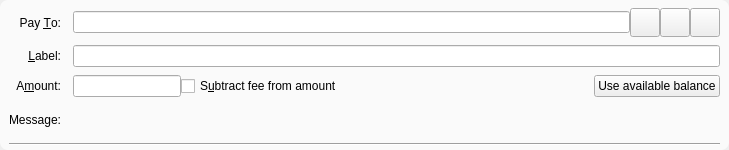
<?xml version="1.0" encoding="UTF-8"?>
<ui version="4.0">
 <class>SendCoinsEntry</class>
 <widget class="QStackedWidget" name="SendCoinsEntry">
  <property name="geometry">
   <rect>
    <x>0</x>
    <y>0</y>
    <width>729</width>
    <height>150</height>
   </rect>
  </property>
  <property name="focusPolicy">
   <enum>Qt::TabFocus</enum>
  </property>
  <property name="autoFillBackground">
   <bool>false</bool>
  </property>
  <widget class="QFrame" name="SendCoins">
    <property name="styleSheet">
      <string notr="true">#SendCoins { background-color: rgba(255,255,255,0.7); border-radius: 8px; }</string>
  </property>
   <property name="toolTip">
    <string>This is a normal payment.</string>
   </property>
   <property name="frameShape">
    <enum>QFrame::NoFrame</enum>
   </property>
   <layout class="QGridLayout" name="gridLayout">
    <property name="topMargin">
     <number>8</number>
    </property>
    <property name="bottomMargin">
     <number>4</number>
    </property>
    <property name="horizontalSpacing">
     <number>12</number>
    </property>
    <property name="verticalSpacing">
     <number>8</number>
    </property>
    <item row="0" column="0">
     <widget class="QLabel" name="payToLabel">
      <property name="text">
       <string>Pay &amp;To:</string>
      </property>
      <property name="alignment">
       <set>Qt::AlignRight|Qt::AlignTrailing|Qt::AlignVCenter</set>
      </property>
      <property name="buddy">
       <cstring>payTo</cstring>
      </property>
     </widget>
    </item>
    <item row="0" column="1">
     <layout class="QHBoxLayout" name="payToLayout">
      <property name="spacing">
       <number>0</number>
      </property>
      <item>
       <widget class="QValidatedLineEdit" name="payTo">
        <property name="toolTip">
         <string>The XPChain address to send the payment to</string>
        </property>
       </widget>
      </item>
      <item>
       <widget class="QToolButton" name="addressBookButton">
        <property name="toolTip">
         <string>Choose previously used address</string>
        </property>
        <property name="text">
         <string/>
        </property>
        <property name="icon">
         <iconset resource="../bitcoin.qrc">
          <normaloff>:/icons/address-book</normaloff>:/icons/address-book</iconset>
        </property>
        <property name="iconSize">
         <size>
          <width>22</width>
          <height>22</height>
         </size>
        </property>
        <property name="shortcut">
         <string>Alt+A</string>
        </property>
       </widget>
      </item>
      <item>
       <widget class="QToolButton" name="pasteButton">
        <property name="toolTip">
         <string>Paste address from clipboard</string>
        </property>
        <property name="text">
         <string/>
        </property>
        <property name="icon">
         <iconset resource="../bitcoin.qrc">
          <normaloff>:/icons/editpaste</normaloff>:/icons/editpaste</iconset>
        </property>
        <property name="iconSize">
         <size>
          <width>22</width>
          <height>22</height>
         </size>
        </property>
        <property name="shortcut">
         <string>Alt+P</string>
        </property>
       </widget>
      </item>
      <item>
       <widget class="QToolButton" name="deleteButton">
        <property name="toolTip">
         <string>Remove this entry</string>
        </property>
        <property name="text">
         <string/>
        </property>
        <property name="icon">
         <iconset resource="../bitcoin.qrc">
          <normaloff>:/icons/remove</normaloff>:/icons/remove</iconset>
        </property>
        <property name="iconSize">
         <size>
          <width>22</width>
          <height>22</height>
         </size>
        </property>
       </widget>
      </item>
     </layout>
    </item>
    <item row="1" column="0">
     <widget class="QLabel" name="labellLabel">
      <property name="text">
       <string>&amp;Label:</string>
      </property>
      <property name="alignment">
       <set>Qt::AlignRight|Qt::AlignTrailing|Qt::AlignVCenter</set>
      </property>
      <property name="buddy">
       <cstring>addAsLabel</cstring>
      </property>
     </widget>
    </item>
    <item row="1" column="1">
     <widget class="QLineEdit" name="addAsLabel">
      <property name="toolTip">
       <string>Enter a label for this address to add it to the list of used addresses</string>
      </property>
     </widget>
    </item>
    <item row="2" column="0">
     <widget class="QLabel" name="amountLabel">
      <property name="text">
       <string>A&amp;mount:</string>
      </property>
      <property name="alignment">
       <set>Qt::AlignRight|Qt::AlignTrailing|Qt::AlignVCenter</set>
      </property>
      <property name="buddy">
       <cstring>payAmount</cstring>
      </property>
     </widget>
    </item>
    <item row="2" column="1">
     <layout class="QHBoxLayout" name="horizontalLayoutAmount" stretch="0,1,0">
      <item>
       <widget class="BitcoinAmountField" name="payAmount"/>
      </item>
      <item>
       <widget class="QCheckBox" name="checkboxSubtractFeeFromAmount">
        <property name="toolTip">
         <string>The fee will be deducted from the amount being sent. The recipient will receive less xpchains than you enter in the amount field. If multiple recipients are selected, the fee is split equally.</string>
        </property>
        <property name="text">
         <string>S&amp;ubtract fee from amount</string>
        </property>
       </widget>
      </item>
      <item>
       <widget class="QPushButton" name="useAvailableBalanceButton">
        <property name="text">
         <string>Use available balance</string>
        </property>
       </widget>
      </item>
     </layout>
    </item>
    <item row="3" column="0">
     <widget class="QLabel" name="messageLabel">
      <property name="text">
       <string>Message:</string>
      </property>
      <property name="alignment">
       <set>Qt::AlignRight|Qt::AlignTrailing|Qt::AlignVCenter</set>
      </property>
     </widget>
    </item>
    <item row="3" column="1">
     <widget class="QLabel" name="messageTextLabel">
      <property name="toolTip">
       <string>A message that was attached to the xpchain: URI which will be stored with the transaction for your reference. Note: This message will not be sent over the XPChain network.</string>
      </property>
      <property name="textFormat">
       <enum>Qt::PlainText</enum>
      </property>
     </widget>
    </item>
    <item row="4" column="0" colspan="2">
     <widget class="Line" name="line">
      <property name="orientation">
       <enum>Qt::Horizontal</enum>
      </property>
     </widget>
    </item>
   </layout>
  </widget>
  <widget class="QFrame" name="SendCoins_UnauthenticatedPaymentRequest">
   <property name="palette">
    <palette>
     <active>
      <colorrole role="WindowText">
       <brush brushstyle="SolidPattern">
        <color alpha="255">
         <red>0</red>
         <green>0</green>
         <blue>0</blue>
        </color>
       </brush>
      </colorrole>
      <colorrole role="Button">
       <brush brushstyle="SolidPattern">
        <color alpha="255">
         <red>255</red>
         <green>255</green>
         <blue>127</blue>
        </color>
       </brush>
      </colorrole>
      <colorrole role="Light">
       <brush brushstyle="SolidPattern">
        <color alpha="255">
         <red>255</red>
         <green>255</green>
         <blue>255</blue>
        </color>
       </brush>
      </colorrole>
      <colorrole role="Midlight">
       <brush brushstyle="SolidPattern">
        <color alpha="255">
         <red>255</red>
         <green>255</green>
         <blue>191</blue>
        </color>
       </brush>
      </colorrole>
      <colorrole role="Dark">
       <brush brushstyle="SolidPattern">
        <color alpha="255">
         <red>127</red>
         <green>127</green>
         <blue>63</blue>
        </color>
       </brush>
      </colorrole>
      <colorrole role="Mid">
       <brush brushstyle="SolidPattern">
        <color alpha="255">
         <red>170</red>
         <green>170</green>
         <blue>84</blue>
        </color>
       </brush>
      </colorrole>
      <colorrole role="Text">
       <brush brushstyle="SolidPattern">
        <color alpha="255">
         <red>0</red>
         <green>0</green>
         <blue>0</blue>
        </color>
       </brush>
      </colorrole>
      <colorrole role="BrightText">
       <brush brushstyle="SolidPattern">
        <color alpha="255">
         <red>255</red>
         <green>255</green>
         <blue>255</blue>
        </color>
       </brush>
      </colorrole>
      <colorrole role="ButtonText">
       <brush brushstyle="SolidPattern">
        <color alpha="255">
         <red>0</red>
         <green>0</green>
         <blue>0</blue>
        </color>
       </brush>
      </colorrole>
      <colorrole role="Base">
       <brush brushstyle="SolidPattern">
        <color alpha="255">
         <red>255</red>
         <green>255</green>
         <blue>255</blue>
        </color>
       </brush>
      </colorrole>
      <colorrole role="Window">
       <brush brushstyle="SolidPattern">
        <color alpha="255">
         <red>255</red>
         <green>255</green>
         <blue>127</blue>
        </color>
       </brush>
      </colorrole>
      <colorrole role="Shadow">
       <brush brushstyle="SolidPattern">
        <color alpha="255">
         <red>0</red>
         <green>0</green>
         <blue>0</blue>
        </color>
       </brush>
      </colorrole>
      <colorrole role="AlternateBase">
       <brush brushstyle="SolidPattern">
        <color alpha="255">
         <red>255</red>
         <green>255</green>
         <blue>191</blue>
        </color>
       </brush>
      </colorrole>
      <colorrole role="ToolTipBase">
       <brush brushstyle="SolidPattern">
        <color alpha="255">
         <red>255</red>
         <green>255</green>
         <blue>220</blue>
        </color>
       </brush>
      </colorrole>
      <colorrole role="ToolTipText">
       <brush brushstyle="SolidPattern">
        <color alpha="255">
         <red>0</red>
         <green>0</green>
         <blue>0</blue>
        </color>
       </brush>
      </colorrole>
     </active>
     <inactive>
      <colorrole role="WindowText">
       <brush brushstyle="SolidPattern">
        <color alpha="255">
         <red>0</red>
         <green>0</green>
         <blue>0</blue>
        </color>
       </brush>
      </colorrole>
      <colorrole role="Button">
       <brush brushstyle="SolidPattern">
        <color alpha="255">
         <red>255</red>
         <green>255</green>
         <blue>127</blue>
        </color>
       </brush>
      </colorrole>
      <colorrole role="Light">
       <brush brushstyle="SolidPattern">
        <color alpha="255">
         <red>255</red>
         <green>255</green>
         <blue>255</blue>
        </color>
       </brush>
      </colorrole>
      <colorrole role="Midlight">
       <brush brushstyle="SolidPattern">
        <color alpha="255">
         <red>255</red>
         <green>255</green>
         <blue>191</blue>
        </color>
       </brush>
      </colorrole>
      <colorrole role="Dark">
       <brush brushstyle="SolidPattern">
        <color alpha="255">
         <red>127</red>
         <green>127</green>
         <blue>63</blue>
        </color>
       </brush>
      </colorrole>
      <colorrole role="Mid">
       <brush brushstyle="SolidPattern">
        <color alpha="255">
         <red>170</red>
         <green>170</green>
         <blue>84</blue>
        </color>
       </brush>
      </colorrole>
      <colorrole role="Text">
       <brush brushstyle="SolidPattern">
        <color alpha="255">
         <red>0</red>
         <green>0</green>
         <blue>0</blue>
        </color>
       </brush>
      </colorrole>
      <colorrole role="BrightText">
       <brush brushstyle="SolidPattern">
        <color alpha="255">
         <red>255</red>
         <green>255</green>
         <blue>255</blue>
        </color>
       </brush>
      </colorrole>
      <colorrole role="ButtonText">
       <brush brushstyle="SolidPattern">
        <color alpha="255">
         <red>0</red>
         <green>0</green>
         <blue>0</blue>
        </color>
       </brush>
      </colorrole>
      <colorrole role="Base">
       <brush brushstyle="SolidPattern">
        <color alpha="255">
         <red>255</red>
         <green>255</green>
         <blue>255</blue>
        </color>
       </brush>
      </colorrole>
      <colorrole role="Window">
       <brush brushstyle="SolidPattern">
        <color alpha="255">
         <red>255</red>
         <green>255</green>
         <blue>127</blue>
        </color>
       </brush>
      </colorrole>
      <colorrole role="Shadow">
       <brush brushstyle="SolidPattern">
        <color alpha="255">
         <red>0</red>
         <green>0</green>
         <blue>0</blue>
        </color>
       </brush>
      </colorrole>
      <colorrole role="AlternateBase">
       <brush brushstyle="SolidPattern">
        <color alpha="255">
         <red>255</red>
         <green>255</green>
         <blue>191</blue>
        </color>
       </brush>
      </colorrole>
      <colorrole role="ToolTipBase">
       <brush brushstyle="SolidPattern">
        <color alpha="255">
         <red>255</red>
         <green>255</green>
         <blue>220</blue>
        </color>
       </brush>
      </colorrole>
      <colorrole role="ToolTipText">
       <brush brushstyle="SolidPattern">
        <color alpha="255">
         <red>0</red>
         <green>0</green>
         <blue>0</blue>
        </color>
       </brush>
      </colorrole>
     </inactive>
     <disabled>
      <colorrole role="WindowText">
       <brush brushstyle="SolidPattern">
        <color alpha="255">
         <red>127</red>
         <green>127</green>
         <blue>63</blue>
        </color>
       </brush>
      </colorrole>
      <colorrole role="Button">
       <brush brushstyle="SolidPattern">
        <color alpha="255">
         <red>255</red>
         <green>255</green>
         <blue>127</blue>
        </color>
       </brush>
      </colorrole>
      <colorrole role="Light">
       <brush brushstyle="SolidPattern">
        <color alpha="255">
         <red>255</red>
         <green>255</green>
         <blue>255</blue>
        </color>
       </brush>
      </colorrole>
      <colorrole role="Midlight">
       <brush brushstyle="SolidPattern">
        <color alpha="255">
         <red>255</red>
         <green>255</green>
         <blue>191</blue>
        </color>
       </brush>
      </colorrole>
      <colorrole role="Dark">
       <brush brushstyle="SolidPattern">
        <color alpha="255">
         <red>127</red>
         <green>127</green>
         <blue>63</blue>
        </color>
       </brush>
      </colorrole>
      <colorrole role="Mid">
       <brush brushstyle="SolidPattern">
        <color alpha="255">
         <red>170</red>
         <green>170</green>
         <blue>84</blue>
        </color>
       </brush>
      </colorrole>
      <colorrole role="Text">
       <brush brushstyle="SolidPattern">
        <color alpha="255">
         <red>127</red>
         <green>127</green>
         <blue>63</blue>
        </color>
       </brush>
      </colorrole>
      <colorrole role="BrightText">
       <brush brushstyle="SolidPattern">
        <color alpha="255">
         <red>255</red>
         <green>255</green>
         <blue>255</blue>
        </color>
       </brush>
      </colorrole>
      <colorrole role="ButtonText">
       <brush brushstyle="SolidPattern">
        <color alpha="255">
         <red>127</red>
         <green>127</green>
         <blue>63</blue>
        </color>
       </brush>
      </colorrole>
      <colorrole role="Base">
       <brush brushstyle="SolidPattern">
        <color alpha="255">
         <red>255</red>
         <green>255</green>
         <blue>127</blue>
        </color>
       </brush>
      </colorrole>
      <colorrole role="Window">
       <brush brushstyle="SolidPattern">
        <color alpha="255">
         <red>255</red>
         <green>255</green>
         <blue>127</blue>
        </color>
       </brush>
      </colorrole>
      <colorrole role="Shadow">
       <brush brushstyle="SolidPattern">
        <color alpha="255">
         <red>0</red>
         <green>0</green>
         <blue>0</blue>
        </color>
       </brush>
      </colorrole>
      <colorrole role="AlternateBase">
       <brush brushstyle="SolidPattern">
        <color alpha="255">
         <red>255</red>
         <green>255</green>
         <blue>127</blue>
        </color>
       </brush>
      </colorrole>
      <colorrole role="ToolTipBase">
       <brush brushstyle="SolidPattern">
        <color alpha="255">
         <red>255</red>
         <green>255</green>
         <blue>220</blue>
        </color>
       </brush>
      </colorrole>
      <colorrole role="ToolTipText">
       <brush brushstyle="SolidPattern">
        <color alpha="255">
         <red>0</red>
         <green>0</green>
         <blue>0</blue>
        </color>
       </brush>
      </colorrole>
     </disabled>
    </palette>
   </property>
   <property name="toolTip">
    <string>This is an unauthenticated payment request.</string>
   </property>
   <property name="autoFillBackground">
    <bool>true</bool>
   </property>
   <property name="frameShape">
    <enum>QFrame::NoFrame</enum>
   </property>
   <layout class="QGridLayout" name="gridLayout_is">
    <property name="spacing">
     <number>12</number>
    </property>
    <item row="0" column="0">
     <widget class="QLabel" name="payToLabel_is">
      <property name="text">
       <string>Pay To:</string>
      </property>
      <property name="alignment">
       <set>Qt::AlignRight|Qt::AlignTrailing|Qt::AlignVCenter</set>
      </property>
     </widget>
    </item>
    <item row="0" column="1">
     <layout class="QHBoxLayout" name="payToLayout_is">
      <property name="spacing">
       <number>0</number>
      </property>
      <item>
       <widget class="QLabel" name="payTo_is"/>
      </item>
      <item>
       <widget class="QToolButton" name="deleteButton_is">
        <property name="toolTip">
         <string>Remove this entry</string>
        </property>
        <property name="text">
         <string/>
        </property>
        <property name="icon">
         <iconset resource="../bitcoin.qrc">
          <normaloff>:/icons/remove</normaloff>:/icons/remove</iconset>
        </property>
       </widget>
      </item>
     </layout>
    </item>
    <item row="1" column="0">
     <widget class="QLabel" name="memoLabel_is">
      <property name="text">
       <string>Memo:</string>
      </property>
      <property name="alignment">
       <set>Qt::AlignRight|Qt::AlignTrailing|Qt::AlignVCenter</set>
      </property>
     </widget>
    </item>
    <item row="1" column="1">
     <widget class="QLabel" name="memoTextLabel_is">
      <property name="textFormat">
       <enum>Qt::PlainText</enum>
      </property>
     </widget>
    </item>
    <item row="2" column="0">
     <widget class="QLabel" name="amountLabel_is">
      <property name="text">
       <string>A&amp;mount:</string>
      </property>
      <property name="alignment">
       <set>Qt::AlignRight|Qt::AlignTrailing|Qt::AlignVCenter</set>
      </property>
      <property name="buddy">
       <cstring>payAmount_is</cstring>
      </property>
     </widget>
    </item>
    <item row="2" column="1">
     <widget class="BitcoinAmountField" name="payAmount_is">
      <property name="acceptDrops">
       <bool>false</bool>
      </property>
     </widget>
    </item>
   </layout>
  </widget>
  <widget class="QFrame" name="SendCoins_AuthenticatedPaymentRequest">
   <property name="palette">
    <palette>
     <active>
      <colorrole role="WindowText">
       <brush brushstyle="SolidPattern">
        <color alpha="255">
         <red>0</red>
         <green>0</green>
         <blue>0</blue>
        </color>
       </brush>
      </colorrole>
      <colorrole role="Button">
       <brush brushstyle="SolidPattern">
        <color alpha="255">
         <red>140</red>
         <green>232</green>
         <blue>119</blue>
        </color>
       </brush>
      </colorrole>
      <colorrole role="Light">
       <brush brushstyle="SolidPattern">
        <color alpha="255">
         <red>230</red>
         <green>255</green>
         <blue>224</blue>
        </color>
       </brush>
      </colorrole>
      <colorrole role="Midlight">
       <brush brushstyle="SolidPattern">
        <color alpha="255">
         <red>185</red>
         <green>243</green>
         <blue>171</blue>
        </color>
       </brush>
      </colorrole>
      <colorrole role="Dark">
       <brush brushstyle="SolidPattern">
        <color alpha="255">
         <red>70</red>
         <green>116</green>
         <blue>59</blue>
        </color>
       </brush>
      </colorrole>
      <colorrole role="Mid">
       <brush brushstyle="SolidPattern">
        <color alpha="255">
         <red>93</red>
         <green>155</green>
         <blue>79</blue>
        </color>
       </brush>
      </colorrole>
      <colorrole role="Text">
       <brush brushstyle="SolidPattern">
        <color alpha="255">
         <red>0</red>
         <green>0</green>
         <blue>0</blue>
        </color>
       </brush>
      </colorrole>
      <colorrole role="BrightText">
       <brush brushstyle="SolidPattern">
        <color alpha="255">
         <red>155</red>
         <green>255</green>
         <blue>147</blue>
        </color>
       </brush>
      </colorrole>
      <colorrole role="ButtonText">
       <brush brushstyle="SolidPattern">
        <color alpha="255">
         <red>0</red>
         <green>0</green>
         <blue>0</blue>
        </color>
       </brush>
      </colorrole>
      <colorrole role="Base">
       <brush brushstyle="SolidPattern">
        <color alpha="255">
         <red>119</red>
         <green>255</green>
         <blue>233</blue>
        </color>
       </brush>
      </colorrole>
      <colorrole role="Window">
       <brush brushstyle="SolidPattern">
        <color alpha="255">
         <red>140</red>
         <green>232</green>
         <blue>119</blue>
        </color>
       </brush>
      </colorrole>
      <colorrole role="Shadow">
       <brush brushstyle="SolidPattern">
        <color alpha="255">
         <red>0</red>
         <green>0</green>
         <blue>0</blue>
        </color>
       </brush>
      </colorrole>
      <colorrole role="AlternateBase">
       <brush brushstyle="SolidPattern">
        <color alpha="255">
         <red>197</red>
         <green>243</green>
         <blue>187</blue>
        </color>
       </brush>
      </colorrole>
      <colorrole role="NoRole">
       <brush brushstyle="SolidPattern">
        <color alpha="255">
         <red>125</red>
         <green>194</green>
         <blue>122</blue>
        </color>
       </brush>
      </colorrole>
      <colorrole role="ToolTipBase">
       <brush brushstyle="SolidPattern">
        <color alpha="255">
         <red>255</red>
         <green>255</green>
         <blue>220</blue>
        </color>
       </brush>
      </colorrole>
      <colorrole role="ToolTipText">
       <brush brushstyle="SolidPattern">
        <color alpha="255">
         <red>0</red>
         <green>0</green>
         <blue>0</blue>
        </color>
       </brush>
      </colorrole>
     </active>
     <inactive>
      <colorrole role="WindowText">
       <brush brushstyle="SolidPattern">
        <color alpha="255">
         <red>0</red>
         <green>0</green>
         <blue>0</blue>
        </color>
       </brush>
      </colorrole>
      <colorrole role="Button">
       <brush brushstyle="SolidPattern">
        <color alpha="255">
         <red>140</red>
         <green>232</green>
         <blue>119</blue>
        </color>
       </brush>
      </colorrole>
      <colorrole role="Light">
       <brush brushstyle="SolidPattern">
        <color alpha="255">
         <red>230</red>
         <green>255</green>
         <blue>224</blue>
        </color>
       </brush>
      </colorrole>
      <colorrole role="Midlight">
       <brush brushstyle="SolidPattern">
        <color alpha="255">
         <red>185</red>
         <green>243</green>
         <blue>171</blue>
        </color>
       </brush>
      </colorrole>
      <colorrole role="Dark">
       <brush brushstyle="SolidPattern">
        <color alpha="255">
         <red>70</red>
         <green>116</green>
         <blue>59</blue>
        </color>
       </brush>
      </colorrole>
      <colorrole role="Mid">
       <brush brushstyle="SolidPattern">
        <color alpha="255">
         <red>93</red>
         <green>155</green>
         <blue>79</blue>
        </color>
       </brush>
      </colorrole>
      <colorrole role="Text">
       <brush brushstyle="SolidPattern">
        <color alpha="255">
         <red>0</red>
         <green>0</green>
         <blue>0</blue>
        </color>
       </brush>
      </colorrole>
      <colorrole role="BrightText">
       <brush brushstyle="SolidPattern">
        <color alpha="255">
         <red>155</red>
         <green>255</green>
         <blue>147</blue>
        </color>
       </brush>
      </colorrole>
      <colorrole role="ButtonText">
       <brush brushstyle="SolidPattern">
        <color alpha="255">
         <red>0</red>
         <green>0</green>
         <blue>0</blue>
        </color>
       </brush>
      </colorrole>
      <colorrole role="Base">
       <brush brushstyle="SolidPattern">
        <color alpha="255">
         <red>119</red>
         <green>255</green>
         <blue>233</blue>
        </color>
       </brush>
      </colorrole>
      <colorrole role="Window">
       <brush brushstyle="SolidPattern">
        <color alpha="255">
         <red>140</red>
         <green>232</green>
         <blue>119</blue>
        </color>
       </brush>
      </colorrole>
      <colorrole role="Shadow">
       <brush brushstyle="SolidPattern">
        <color alpha="255">
         <red>0</red>
         <green>0</green>
         <blue>0</blue>
        </color>
       </brush>
      </colorrole>
      <colorrole role="AlternateBase">
       <brush brushstyle="SolidPattern">
        <color alpha="255">
         <red>197</red>
         <green>243</green>
         <blue>187</blue>
        </color>
       </brush>
      </colorrole>
      <colorrole role="NoRole">
       <brush brushstyle="SolidPattern">
        <color alpha="255">
         <red>125</red>
         <green>194</green>
         <blue>122</blue>
        </color>
       </brush>
      </colorrole>
      <colorrole role="ToolTipBase">
       <brush brushstyle="SolidPattern">
        <color alpha="255">
         <red>255</red>
         <green>255</green>
         <blue>220</blue>
        </color>
       </brush>
      </colorrole>
      <colorrole role="ToolTipText">
       <brush brushstyle="SolidPattern">
        <color alpha="255">
         <red>0</red>
         <green>0</green>
         <blue>0</blue>
        </color>
       </brush>
      </colorrole>
     </inactive>
     <disabled>
      <colorrole role="WindowText">
       <brush brushstyle="SolidPattern">
        <color alpha="255">
         <red>70</red>
         <green>116</green>
         <blue>59</blue>
        </color>
       </brush>
      </colorrole>
      <colorrole role="Button">
       <brush brushstyle="SolidPattern">
        <color alpha="255">
         <red>140</red>
         <green>232</green>
         <blue>119</blue>
        </color>
       </brush>
      </colorrole>
      <colorrole role="Light">
       <brush brushstyle="SolidPattern">
        <color alpha="255">
         <red>230</red>
         <green>255</green>
         <blue>224</blue>
        </color>
       </brush>
      </colorrole>
      <colorrole role="Midlight">
       <brush brushstyle="SolidPattern">
        <color alpha="255">
         <red>185</red>
         <green>243</green>
         <blue>171</blue>
        </color>
       </brush>
      </colorrole>
      <colorrole role="Dark">
       <brush brushstyle="SolidPattern">
        <color alpha="255">
         <red>70</red>
         <green>116</green>
         <blue>59</blue>
        </color>
       </brush>
      </colorrole>
      <colorrole role="Mid">
       <brush brushstyle="SolidPattern">
        <color alpha="255">
         <red>93</red>
         <green>155</green>
         <blue>79</blue>
        </color>
       </brush>
      </colorrole>
      <colorrole role="Text">
       <brush brushstyle="SolidPattern">
        <color alpha="255">
         <red>70</red>
         <green>116</green>
         <blue>59</blue>
        </color>
       </brush>
      </colorrole>
      <colorrole role="BrightText">
       <brush brushstyle="SolidPattern">
        <color alpha="255">
         <red>155</red>
         <green>255</green>
         <blue>147</blue>
        </color>
       </brush>
      </colorrole>
      <colorrole role="ButtonText">
       <brush brushstyle="SolidPattern">
        <color alpha="255">
         <red>70</red>
         <green>116</green>
         <blue>59</blue>
        </color>
       </brush>
      </colorrole>
      <colorrole role="Base">
       <brush brushstyle="SolidPattern">
        <color alpha="255">
         <red>140</red>
         <green>232</green>
         <blue>119</blue>
        </color>
       </brush>
      </colorrole>
      <colorrole role="Window">
       <brush brushstyle="SolidPattern">
        <color alpha="255">
         <red>140</red>
         <green>232</green>
         <blue>119</blue>
        </color>
       </brush>
      </colorrole>
      <colorrole role="Shadow">
       <brush brushstyle="SolidPattern">
        <color alpha="255">
         <red>0</red>
         <green>0</green>
         <blue>0</blue>
        </color>
       </brush>
      </colorrole>
      <colorrole role="AlternateBase">
       <brush brushstyle="SolidPattern">
        <color alpha="255">
         <red>140</red>
         <green>232</green>
         <blue>119</blue>
        </color>
       </brush>
      </colorrole>
      <colorrole role="NoRole">
       <brush brushstyle="SolidPattern">
        <color alpha="255">
         <red>125</red>
         <green>194</green>
         <blue>122</blue>
        </color>
       </brush>
      </colorrole>
      <colorrole role="ToolTipBase">
       <brush brushstyle="SolidPattern">
        <color alpha="255">
         <red>255</red>
         <green>255</green>
         <blue>220</blue>
        </color>
       </brush>
      </colorrole>
      <colorrole role="ToolTipText">
       <brush brushstyle="SolidPattern">
        <color alpha="255">
         <red>0</red>
         <green>0</green>
         <blue>0</blue>
        </color>
       </brush>
      </colorrole>
     </disabled>
    </palette>
   </property>
   <property name="toolTip">
    <string>This is an authenticated payment request.</string>
   </property>
   <property name="autoFillBackground">
    <bool>true</bool>
   </property>
   <property name="frameShape">
    <enum>QFrame::NoFrame</enum>
   </property>
   <layout class="QGridLayout" name="gridLayout_s">
    <property name="spacing">
     <number>12</number>
    </property>
    <item row="0" column="0">
     <widget class="QLabel" name="payToLabel_s">
      <property name="text">
       <string>Pay To:</string>
      </property>
      <property name="alignment">
       <set>Qt::AlignRight|Qt::AlignTrailing|Qt::AlignVCenter</set>
      </property>
     </widget>
    </item>
    <item row="0" column="1">
     <layout class="QHBoxLayout" name="payToLayout_s">
      <property name="spacing">
       <number>0</number>
      </property>
      <item>
       <widget class="QLabel" name="payTo_s">
        <property name="textFormat">
         <enum>Qt::PlainText</enum>
        </property>
       </widget>
      </item>
      <item>
       <widget class="QToolButton" name="deleteButton_s">
        <property name="toolTip">
         <string>Remove this entry</string>
        </property>
        <property name="text">
         <string/>
        </property>
        <property name="icon">
         <iconset resource="../bitcoin.qrc">
          <normaloff>:/icons/remove</normaloff>:/icons/remove</iconset>
        </property>
       </widget>
      </item>
     </layout>
    </item>
    <item row="1" column="0">
     <widget class="QLabel" name="memoLabel_s">
      <property name="text">
       <string>Memo:</string>
      </property>
      <property name="alignment">
       <set>Qt::AlignRight|Qt::AlignTrailing|Qt::AlignVCenter</set>
      </property>
     </widget>
    </item>
    <item row="1" column="1">
     <widget class="QLabel" name="memoTextLabel_s">
      <property name="textFormat">
       <enum>Qt::PlainText</enum>
      </property>
     </widget>
    </item>
    <item row="2" column="0">
     <widget class="QLabel" name="amountLabel_s">
      <property name="text">
       <string>A&amp;mount:</string>
      </property>
      <property name="alignment">
       <set>Qt::AlignRight|Qt::AlignTrailing|Qt::AlignVCenter</set>
      </property>
      <property name="buddy">
       <cstring>payAmount_s</cstring>
      </property>
     </widget>
    </item>
    <item row="2" column="1">
     <widget class="BitcoinAmountField" name="payAmount_s">
      <property name="acceptDrops">
       <bool>false</bool>
      </property>
     </widget>
    </item>
   </layout>
  </widget>
 </widget>
 <customwidgets>
  <customwidget>
   <class>QValidatedLineEdit</class>
   <extends>QLineEdit</extends>
   <header>qt/qvalidatedlineedit.h</header>
  </customwidget>
  <customwidget>
   <class>BitcoinAmountField</class>
   <extends>QLineEdit</extends>
   <header>qt/bitcoinamountfield.h</header>
  </customwidget>
 </customwidgets>
 <tabstops>
  <tabstop>payTo</tabstop>
  <tabstop>addressBookButton</tabstop>
  <tabstop>pasteButton</tabstop>
  <tabstop>deleteButton</tabstop>
  <tabstop>addAsLabel</tabstop>
  <tabstop>payAmount</tabstop>
  <tabstop>payAmount_is</tabstop>
  <tabstop>deleteButton_is</tabstop>
  <tabstop>payAmount_s</tabstop>
  <tabstop>deleteButton_s</tabstop>
 </tabstops>
 <resources>
  <include location="../bitcoin.qrc"/>
 </resources>
 <connections/>
</ui>
